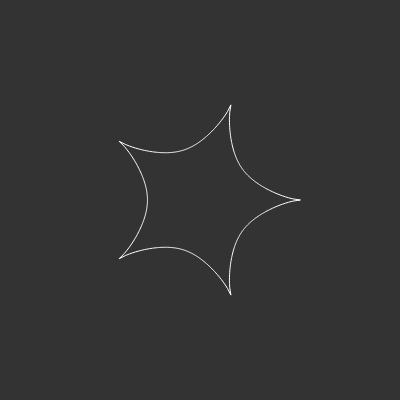
Frame 1 (no input)
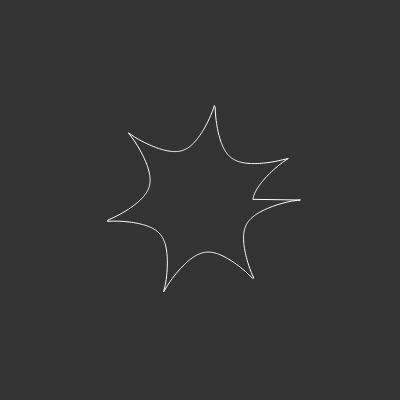
Frame 60 (no input)
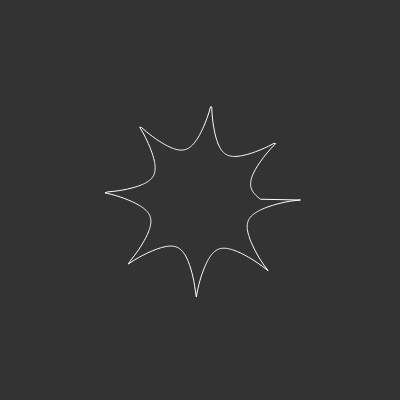
Frame 120 (the mouse pressed at the canvas centre since frame 60)

The p5.js sketch that drew these frames (run headless with seeded random() and noise() and a simulated clock; from frame 60 on, the mouse is pressed at the canvas centre):

// p5.js sketch
// ── sketch.js

var n1 = .7;
var n2 = .7;
var n3 = .7;
var m = 5;
var a = 1;
var b = 1;

var osc = 0;

function setup() {
  createCanvas(400, 400);
}

function supershape(theta){
  
  var part1 = (1 / a) * cos(theta * m / 4);
  part1 = pow(abs(part1), n2);

  var part2 = (1 / b) * sin(theta * m / 4);
  part2 = pow(abs(part2), n3);


  var part3 = pow(part1 + part2, 1/n1);

  if(part3 === 0){
    return 0;
  }

  return (1/part3);
}

function draw() {
  m = map(sin(osc), -1, 1, 0, 10);

  osc += .005;

  background(51);
  translate(width/2, height/2);


  stroke(255);
  noFill();

  var radius = 100;
  var total = 500;
  var increment = TWO_PI/total;
  beginShape();
  for(var angle = 0; angle < TWO_PI; angle += increment){
    var r = supershape(angle);
    x = radius * r * cos(angle);
    y = radius * r * sin(angle);

    vertex(x,y);
  }
  endShape(CLOSE);
}
